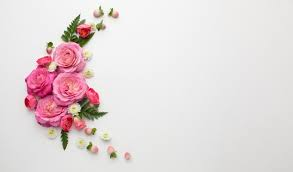
#> input picture images.jpg, 293 x 172 px
$ jupyter execute 'Summer Task 4.3.ipynb'
#> lines starting #> are read from the running program, lines starting #| are printed output that depends on the picture
[cell 1]
import cv2
import numpy as np

#Store 1st image to variable with same dimention
img1 = cv2.imread("images.jpg")[0:404,0:404]
#> img1 is the input picture: shape (172, 293, 3); mean B, G, R 217.6, 217.1, 227.4
img1.shape

#Store 2nd image to variable with same dimention
img2 = cv2.imread("images.jpg")[0:404,0:404]
img2.shape

#Now all we need to do is with the help of numpy we stack both the images
#Horizontal Stack
hor = np.hstack((img1,img2))
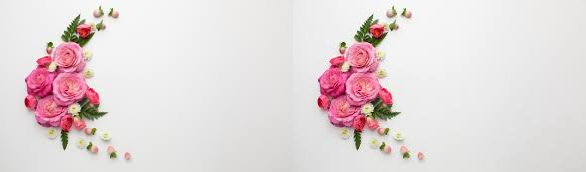
#> hor: shape (172, 586, 3); mean B, G, R 217.6, 217.1, 227.4
#Vertical Stack
ver = np.vstack((img1,img2))
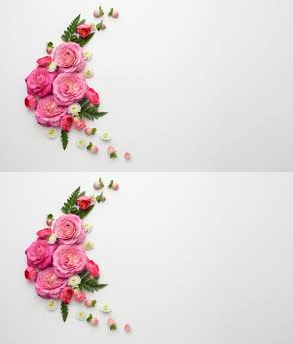
#> ver: shape (344, 293, 3); mean B, G, R 217.6, 217.1, 227.4

#Display Images
cv2.imshow("Horizontal",hor)
cv2.imshow("Vertical",ver)
cv2.waitKey(0)
cv2.destroyAllWindows()
